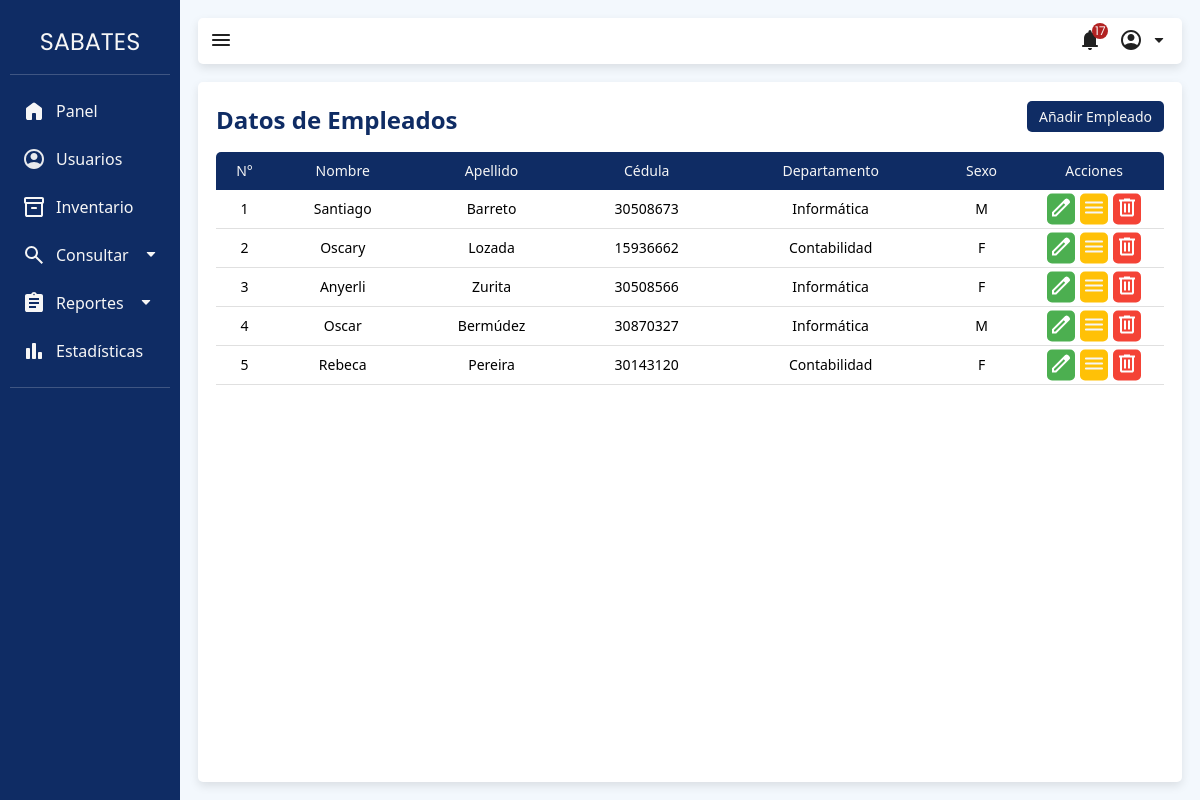
Page /index.php?view=employeeTable (signed in) on the committed database.
### tables this page shows
CREATE TABLE `persona` (
  `id_persona` int(11) NOT NULL,
  `nombre` varchar(45) NOT NULL,
  `apellido` varchar(45) NOT NULL,
  `cedula` int(12) NOT NULL,
  `correo` varchar(45) NOT NULL,
  `id_departamento` int(11) NOT NULL,
  `id_sexo` int(11) NOT NULL,
  `fecha_nac` date NOT NULL,
  `id_usuario` int(11) DEFAULT NULL
);

CREATE TABLE `departamento` (
  `id_departamento` int(11) NOT NULL,
  `nombre_departamento` varchar(20) NOT NULL
);

### app/models/DB.php (called while the page is built, shortened)
<?php
class DataBase {
    protected static $instance;
    public static function getInstance() {
        if (!isset(self::$instance)) {
            try {
                $dsn = DB_MANAGER . ":host=" . DB_HOST . ";dbname=" . DB_NAME;
                self::$instance = new PDO($dsn, DB_USER, DB_PASS);
                self::$instance->setAttribute(PDO::ATTR_ERRMODE, PDO::ERRMODE_EXCEPTION);
            } catch (PDOException $e) {
                throw new Exception('Error al conectarse al servidor de BD', 0);
            }
        }
        return self::$instance;
    }
}

### app/models/employeeModel.php (called while the page is built, shortened)
<?php
include_once("app\models\DB.php");
class employeeModel
{
    private $db;
    public function __construct()
    {
        $this->db = DataBase::getInstance();
    }
    public function readAll()
    {
        try {
            $sql = "SELECT p.*, d.nombre_departamento, s.sexo
                    FROM persona p
                    JOIN departamento d ON p.id_departamento = d.id_departamento
                    JOIN sexo s ON p.id_sexo = s.id_sexo";
            $stmt = $this->db->query($sql);
            return $stmt->fetchAll(PDO::FETCH_ASSOC);
        } catch (PDOException $e) {
            echo "Error: " . $e->getMessage();
            return [];
        }
    }
}

### app/views/content/employeeTable-view.php (the view, shortened to what this page needs)
<?php
require_once('app/models/employeeModel.php');
$employeeModel = new employeeModel();
$employee = $employeeModel->readAll();
?>
<div class="view-box">
    <div class="table-heading">
        <h3 class="h3">Datos de Empleados</h3>
        <a href="index.php?view=employeeForm">
            <button class="table-button">Añadir Empleado</button>
        </a>
    </div>
    <table class="table">
        <thead class="table-head">
            <tr>
                <th scope="col">N°</th>
                <th scope="col">Nombre</th>
                <th scope="col">Apellido</th>
                <th scope="col">Cédula</th>
                <th scope="col">Departamento</th>
                <th scope="col">Sexo</th>
                <th scope="col">Acciones</th>
            </tr>
        </thead>
        <tbody>
            <?php foreach ($employee as $key => $item) { ?>
                <tr>
                    <td><?php echo $key+1; ?></td>
                    <td><?php echo $item["nombre"]; ?></td>
                    <td><?php echo $item["apellido"]; ?></td>
                    <td><?php echo $item["cedula"]; ?></td>
                    <td><?php echo $item["nombre_departamento"]; ?></td>
                    <td>
                        <?php
                        switch ($item["sexo"]) {
                            case 'Masculino':
                                echo 'M';
                                break;
                            case 'Femenino':
                                echo 'F';
                                break;
                        }
                        ?>
                    </td>
                    <td class="relative-container">
                        <div class="button-container">
                            <div>
                                <a href="index.php?view=employeeFormEdit&action=employee_edit&id=<?php echo $item['id_persona']; ?>">
                                    <button class="crud-button edit-button">
                                        <img src="app/views/img/edit.svg" alt="Edit">
                                    </button>
                                </a>
                            </div>
                            <div>
                                <a href="#">
                                    <button class="crud-button details-button">
                                        <img src="app/views/img/menu_white.svg" alt="Delete">
                                    </button>
                                </a>
                            </div>
                            <div>
                                <a href="index.php?view=employee&action=employee_delete&id=<?php echo $item['id_persona']; ?>">
                                    <button class="crud-button delete-button">
                                        <img src="app/views/img/delete.svg" alt="Delete">
                                    </button>
                                </a>
                            </div>
                        </div>
                    </td>
                </tr>
            <?php } ?>
        </tbody>
    </table>
</div>

### app/views/css/style.css (style rules this page uses)
:root { --color-primario: #0f2c64; --color-primario-hover: #233d78; --color-background: #f3f8fd; --color-white-hover: #e0e0e0; --color-secundario: #088395; --color-acento: #37b7c3; --color-claro: #f6f6f6; --color-texto: #212121; --transition-standart: all 0.2s ease; --spacing-medium: 18px; --spacing-small: 5px; --border-radius: 5px; }
.view-box { display: flex; align-items: center; flex-direction: column; width: 100%; height: calc(100% - 46px - var(--spacing-medium)); background-color: #ffffff; border-radius: var(--border-radius); box-shadow: 0px 4px 10px rgba(0, 0, 0, 0.1); padding: var(--spacing-medium); }
.h3 { color: var(--color-primario); font-weight: 700; font-family: 'Segoe UI', Tahoma, Geneva, Verdana, sans-serif; font-size: 24px; }

### app/views/css/navbar.css (style rules this page uses)
:root { --tran-02: all 0.2s ease; }

### app/views/css/table.css (style rules this page uses)
.table-heading { display: flex; justify-content: space-between; align-items: flex-end; width: 100%; margin-bottom: 20px; min-height: 32px; }
.table { width: 100%; font-size: 14px; text-align: center; font-family: "Segoe UI", Tahoma, Geneva, Verdana, sans-serif; text-wrap: nowrap; }
.table-head { background-color: var(--color-primario); color: var(--color-claro); }
.table-head th:first-child { border-top-left-radius: var(--border-radius); }
.table-head th:last-child { border-top-right-radius: var(--border-radius); min-width: 70px; }
.table th { padding: 12px 6px; }
.table td { padding: 12px 6px; border-bottom: 1px solid var(--color-white-hover); }
.table td:last-child { padding: 0; }
.table-button { font-family: "Segoe UI", Tahoma, Geneva, Verdana, sans-serif; background-color: var(--color-primario); color: var(--color-claro); border-radius: var(--border-radius); cursor: pointer; font-size: 14px; border: 0; padding: 6px 12px; }
.relative-container { position: relative; top: 0; left: 0; }
.button-container { display: flex; justify-content: center; gap: 5px; position: absolute; top: 50%; left: 50%; transform: translate(-50%, -50%); }
.crud-button { cursor: pointer; border: 0; border-radius: var(--border-radius); padding: 2px; }
.edit-button { background-color: #4caf50; }
.delete-button { background-color: #f44336; }
.details-button { background-color: #ffc107; }

### app/views/css/switch.css (style rules this page uses)
:root { --switch-parameter: 21px; }

### app/views/css/multi-step-form.css (style rules this page uses)
:root { --form-size: 450px; --bullet-size: 32px; }

### rows in the picture
persona: nombre "Santiago", apellido "Barreto", cedula "30508673", id_departamento.nombre_departamento "Informática", shows "M"
persona: nombre "Oscary", apellido "Lozada", cedula "15936662", id_departamento.nombre_departamento "Contabilidad", shows "F"
persona: nombre "Anyerli", apellido "Zurita", cedula "30508566", id_departamento.nombre_departamento "Informática", shows "F"
persona: nombre "Oscar", apellido "Bermúdez", cedula "30870327", id_departamento.nombre_departamento "Informática", shows "M"
persona: nombre "Rebeca", apellido "Pereira", cedula "30143120", id_departamento.nombre_departamento "Contabilidad", shows "F"
